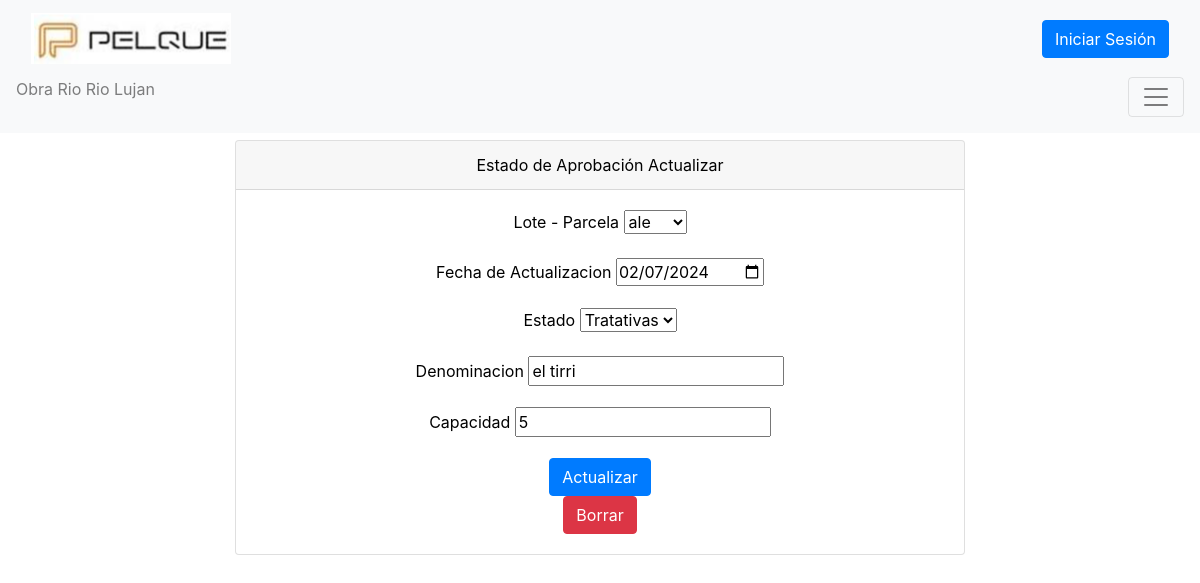
/RioLujan/update_Estado_De_Aprobacion/3/, run on the app's committed database.
### RioLujan/models.py (models this page shows, shortened)
class Estado_De_Aprobacion(models.Model):
    lote= models.CharField(max_length=99, verbose_name="Lote - Parcela")
    actualizacion= models.DateField(verbose_name="Fecha de Actualizacion")
    estado= models.CharField(max_length=99, verbose_name="Estado")
    denominacion= models.CharField(max_length=99, verbose_name="Denominacion")
    capacidad= models.IntegerField(verbose_name="Capacidad")
    usuario = models.ForeignKey(User, on_delete=models.CASCADE, verbose_name="Ultima modificacion")

### RioLujan/views.py (the view)
# urls.py: path('update_Estado_De_Aprobacion/<int:estado_id>/', views.update_Estado_De_Aprobacion, name='update_Estado_De_Aprobacion'),
def update_Estado_De_Aprobacion (request, estado_id):
    Estado_De_Aprobacion_update = get_object_or_404(Estado_De_Aprobacion, id=estado_id)
    if request.method == "POST":
        formulario = RioLujan.forms.Estado_De_Aprobacion_Form(request.POST, request.FILES)
        if formulario.is_valid():
            info = formulario.cleaned_data
            Estado_De_Aprobacion_update.lote = info["lote"]
            Estado_De_Aprobacion_update.actualizacion = info["actualizacion"]
            Estado_De_Aprobacion_update.estado = info["estado"]
            Estado_De_Aprobacion_update.denominacion = info["denominacion"]
            Estado_De_Aprobacion_update.capacidad = info["capacidad"]
            Estado_De_Aprobacion_update.usuario=request.user
            Estado_De_Aprobacion_update.save()
            reseñas = Estado_De_Aprobacion.objects.all()
            return redirect('Estado_De_Aprobacion')
    else:
        formulario = RioLujan.forms.Estado_De_Aprobacion_Form(initial={
            "lote": Estado_De_Aprobacion_update.lote,
            "actualizacion": Estado_De_Aprobacion_update.actualizacion,
            "estado": Estado_De_Aprobacion_update.estado,
            "denominacion": Estado_De_Aprobacion_update.denominacion,
            "capacidad": Estado_De_Aprobacion_update.capacidad,
        })
    return render(request, "RioLujan/update_Estado_De_Aprobacion.html", {"form": formulario,'estado':Estado_De_Aprobacion_update})

### RioLujan/forms.py (shortened to what this page needs)
class Estado_De_Aprobacion_Form(forms.ModelForm):
    class Meta:
        model = Estado_De_Aprobacion
        fields = ['lote', 'actualizacion', 'estado', 'denominacion', 'capacidad']
        labels = {
            'lote': 'Lote - Parcela',
            'actualizacion': 'Fecha de Actualizacion',
            'estado': 'Estado',
            'denominacion': 'Denominacion',
            'capacidad': 'Capacidad'
        }
        widgets = {
            'actualizacion': forms.DateInput(attrs={'type': 'date'}),
            'estado': forms.Select(choices=[('Firmada', 'Firmada'), ('DPH', 'DPH'), ('Tratativas', 'Tratativas')]),
            'lote': forms.Select(choices=[(lote.lote, lote.lote) for lote in Lote.objects.all()])
        }

### RioLujan/templates/RioLujan/update_Estado_De_Aprobacion.html (shortened to what this page needs)
{% extends 'RioLujan/FormulariosPlantilla.html' %}
{% block formulario %}
<form action="" method="post"> {% csrf_token %}
    <div class="mb-3">
        <label for="lote" class="form-label" style="color: black;">Lote - Parcela</label>
        {{ form.lote }}
    </div>
    <div class="mb-3">
        <label for="actualizacion" class="form-label" style="color: black;">Fecha de Actualizacion</label>
        {{ form.actualizacion }}
    </div>
    <div class="mb-3">
        <label for="estado" class="form-label" style="color: black;">Estado</label>
        {{ form.estado }}
    </div>
    <div class="mb-3">
        <label for="denominacion" class="form-label" style="color: black;">Denominacion</label>
        {{ form.denominacion }}
    </div>
    <div class="mb-3">
        <label for="capacidad" class="form-label" style="color: black;">Capacidad</label>
        {{ form.capacidad }}
    </div>
    <button type="submit" class="btn btn-primary">Actualizar</button>
</form>
<form action="{% url 'delete_Estado_De_Aprobacion' estado.id %}" method="post">
    <button type="submit" class="btn btn-danger delete-button">Borrar</button>
</form>
{% endblock %}

### data on the page
Estado_De_Aprobacion: lote "ale", actualizacion "02/07/2024", estado "Tratativas", denominacion "el tirri", capacidad "5"
